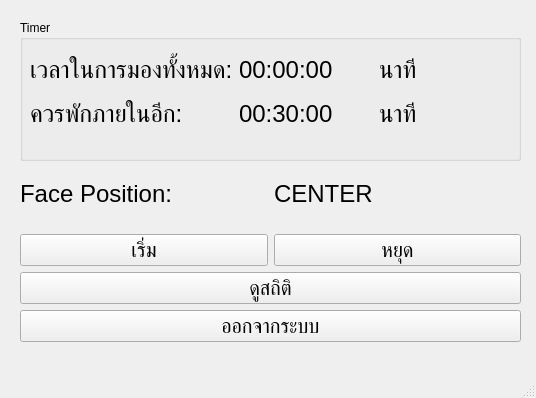
<?xml version="1.0" encoding="UTF-8"?>
<ui version="4.0">
 <class>MainWindow</class>
 <widget class="QMainWindow" name="MainWindow">
  <property name="geometry">
   <rect>
    <x>0</x>
    <y>0</y>
    <width>536</width>
    <height>398</height>
   </rect>
  </property>
  <property name="windowTitle">
   <string>MainWindow</string>
  </property>
  <widget class="QWidget" name="centralwidget">
   <widget class="QGroupBox" name="groupBox">
    <property name="geometry">
     <rect>
      <x>20</x>
      <y>20</y>
      <width>501</width>
      <height>141</height>
     </rect>
    </property>
    <property name="title">
     <string>Timer</string>
    </property>
    <widget class="QWidget" name="layoutWidget">
     <property name="geometry">
      <rect>
       <x>10</x>
       <y>30</y>
       <width>483</width>
       <height>83</height>
      </rect>
     </property>
     <layout class="QHBoxLayout" name="horizontalLayout">
      <item>
       <layout class="QVBoxLayout" name="verticalLayout_2">
        <item>
         <widget class="QLabel" name="label_4">
          <property name="font">
           <font>
            <pointsize>18</pointsize>
           </font>
          </property>
          <property name="text">
           <string>เวลาในการมองทั้งหมด:</string>
          </property>
         </widget>
        </item>
        <item>
         <widget class="QLabel" name="label_3">
          <property name="font">
           <font>
            <pointsize>18</pointsize>
            <stylestrategy>PreferDefault</stylestrategy>
           </font>
          </property>
          <property name="text">
           <string>ควรพักภายในอีก:</string>
          </property>
         </widget>
        </item>
       </layout>
      </item>
      <item>
       <layout class="QVBoxLayout" name="verticalLayout">
        <item>
         <widget class="QLabel" name="TimerCock">
          <property name="font">
           <font>
            <pointsize>18</pointsize>
           </font>
          </property>
          <property name="text">
           <string>00:00:00</string>
          </property>
         </widget>
        </item>
        <item>
         <widget class="QLabel" name="Countdowner">
          <property name="font">
           <font>
            <pointsize>18</pointsize>
           </font>
          </property>
          <property name="text">
           <string>00:30:00</string>
          </property>
         </widget>
        </item>
       </layout>
      </item>
      <item>
       <layout class="QVBoxLayout" name="verticalLayout_3">
        <item>
         <widget class="QLabel" name="label_5">
          <property name="font">
           <font>
            <pointsize>18</pointsize>
           </font>
          </property>
          <property name="text">
           <string>นาที</string>
          </property>
         </widget>
        </item>
        <item>
         <widget class="QLabel" name="label_6">
          <property name="font">
           <font>
            <pointsize>18</pointsize>
           </font>
          </property>
          <property name="text">
           <string>นาที</string>
          </property>
         </widget>
        </item>
       </layout>
      </item>
     </layout>
    </widget>
   </widget>
   <widget class="QWidget" name="layoutWidget">
    <property name="geometry">
     <rect>
      <x>20</x>
      <y>160</y>
      <width>501</width>
      <height>182</height>
     </rect>
    </property>
    <layout class="QVBoxLayout" name="verticalLayout_5">
     <item>
      <layout class="QHBoxLayout" name="horizontalLayout_3">
       <item>
        <widget class="QLabel" name="label_8">
         <property name="font">
          <font>
           <pointsize>18</pointsize>
          </font>
         </property>
         <property name="text">
          <string>Face Position:</string>
         </property>
        </widget>
       </item>
       <item>
        <widget class="QLabel" name="FacePosi">
         <property name="font">
          <font>
           <pointsize>18</pointsize>
          </font>
         </property>
         <property name="text">
          <string>CENTER</string>
         </property>
        </widget>
       </item>
      </layout>
     </item>
     <item>
      <layout class="QVBoxLayout" name="verticalLayout_4">
       <item>
        <layout class="QHBoxLayout" name="horizontalLayout_2">
         <item>
          <widget class="QPushButton" name="ViewHisButton_2">
           <property name="font">
            <font>
             <pointsize>15</pointsize>
            </font>
           </property>
           <property name="text">
            <string>เริ่ม</string>
           </property>
           <property name="checkable">
            <bool>false</bool>
           </property>
          </widget>
         </item>
         <item>
          <widget class="QPushButton" name="ViewHisButton_3">
           <property name="font">
            <font>
             <pointsize>15</pointsize>
            </font>
           </property>
           <property name="text">
            <string>หยุด</string>
           </property>
           <property name="checkable">
            <bool>false</bool>
           </property>
          </widget>
         </item>
        </layout>
       </item>
       <item>
        <widget class="QPushButton" name="ViewHisButton">
         <property name="font">
          <font>
           <pointsize>15</pointsize>
          </font>
         </property>
         <property name="text">
          <string>ดูสถิติ</string>
         </property>
         <property name="checkable">
          <bool>false</bool>
         </property>
        </widget>
       </item>
       <item>
        <widget class="QPushButton" name="ExitButton">
         <property name="font">
          <font>
           <pointsize>15</pointsize>
          </font>
         </property>
         <property name="text">
          <string>ออกจากระบบ</string>
         </property>
         <property name="checkable">
          <bool>false</bool>
         </property>
        </widget>
       </item>
      </layout>
     </item>
    </layout>
   </widget>
  </widget>
  <widget class="QMenuBar" name="menubar">
   <property name="geometry">
    <rect>
     <x>0</x>
     <y>0</y>
     <width>536</width>
     <height>26</height>
    </rect>
   </property>
  </widget>
  <widget class="QStatusBar" name="statusbar"/>
 </widget>
 <resources/>
 <connections/>
</ui>
